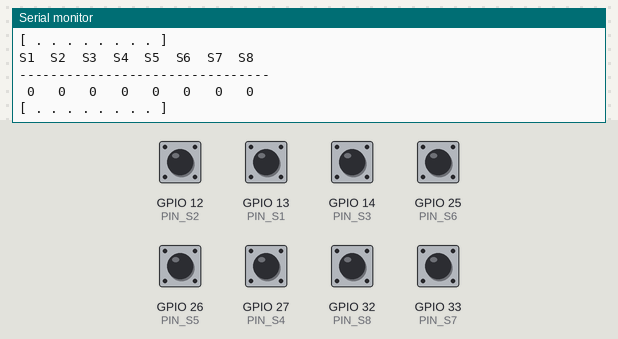
Simulated run of this program. Board: ESP32. On the bench: the last lines printed to the serial monitor. The test bench sets the inputs (shaded band); at power-on: GPIO 12 (PIN_S2), GPIO 13 (PIN_S1), GPIO 14 (PIN_S3), GPIO 25 (PIN_S6), GPIO 26 (PIN_S5), GPIO 27 (PIN_S4), GPIO 32 (PIN_S8), GPIO 33 (PIN_S7) HIGH.

Above: at 1.7 s.
1.8 s: GPIO 12 (PIN_S2) pulled LOW for 0.35 s
At 2.25 s:
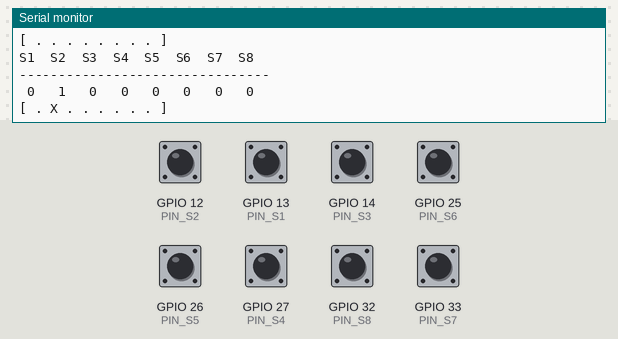
3.6 s: GPIO 13 (PIN_S1) pulled LOW for 0.35 s
At 4.08 s:
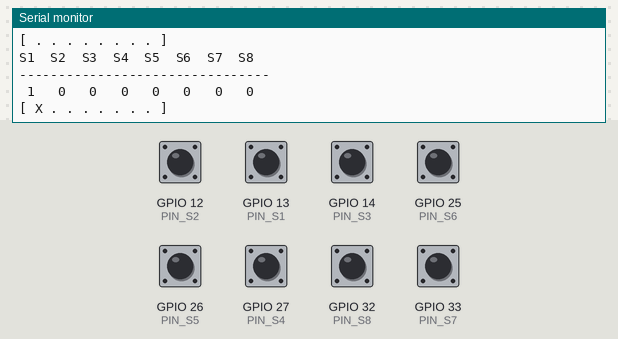
5.4 s: GPIO 14 (PIN_S3) pulled LOW for 0.35 s
At 5.9 s:
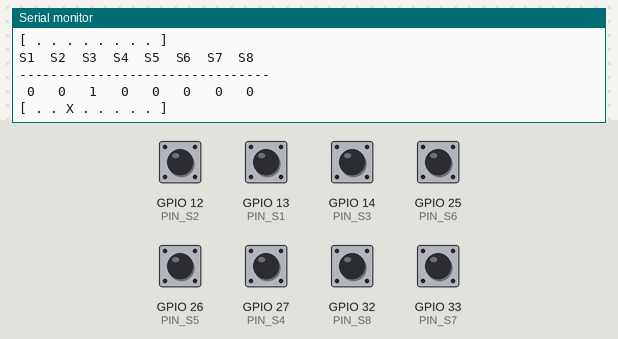
7.2 s: GPIO 25 (PIN_S6) pulled LOW for 0.35 s
At 7.43 s:
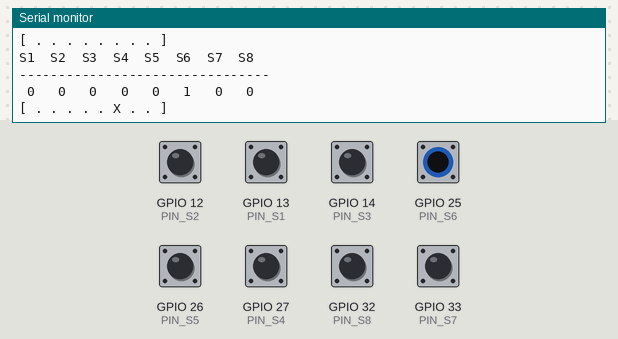
9.0 s: GPIO 26 (PIN_S5) pulled LOW for 0.35 s
At 9.26 s:
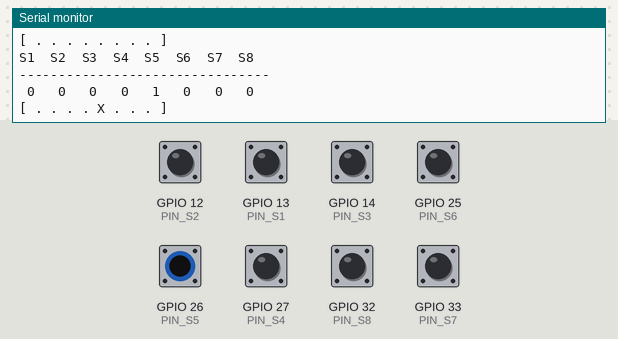
10.8 s: GPIO 27 (PIN_S4) pulled LOW for 0.35 s
At 11.09 s:
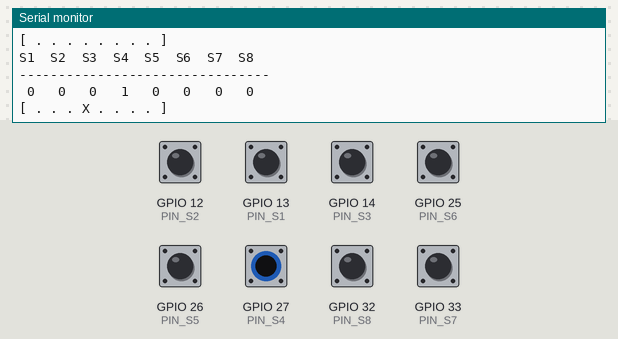

The program:

main.cpp
```cpp
#include <Arduino.h>

// ============================================================
//  TEST : Raw Digital Read — AGV Guide Sensor AMR-MNS8B-V1
//  Output Type : NPN Open-Collector  (LOW = line detected)
//  External power for sensor : 9-28 V
//  Product : https://www.allmobilerobotics.com/product/11000838100000060
// ============================================================
//
//  Wiring (sensor side → ESP32 GPIO)
//  S1  →  GPIO 13      S5  →  GPIO 26
//  S2  →  GPIO 12      S6  →  GPIO 25
//  S3  →  GPIO 14      S7  →  GPIO 33
//  S4  →  GPIO 27      S8  →  GPIO 32
//  GND (sensor) must share GND with ESP32
//  Use INPUT_PULLUP so the line is read as LOW (0)
// ============================================================

// ---- Pin mapping (S1 = leftmost, S8 = rightmost) ----------
const uint8_t PIN_S1 = 13;
const uint8_t PIN_S2 = 12;
const uint8_t PIN_S3 = 14;
const uint8_t PIN_S4 = 27;
const uint8_t PIN_S5 = 26;
const uint8_t PIN_S6 = 25;
const uint8_t PIN_S7 = 33;
const uint8_t PIN_S8 = 32;

// ===========================================================
void setup() {
  Serial.begin(115200);
  delay(500);
  Serial.println("\n=== RAW Digital Read Test ===");
  Serial.println("NPN-OC: LOW(0) = line detected | HIGH(1) = no line");
  Serial.println("Inverted: [1] = line detected  | [0] = no line\n");

  pinMode(PIN_S1, INPUT_PULLUP);
  pinMode(PIN_S2, INPUT_PULLUP);
  pinMode(PIN_S3, INPUT_PULLUP);
  pinMode(PIN_S4, INPUT_PULLUP);
  pinMode(PIN_S5, INPUT_PULLUP);
  pinMode(PIN_S6, INPUT_PULLUP);
  pinMode(PIN_S7, INPUT_PULLUP);
  pinMode(PIN_S8, INPUT_PULLUP);
}

// ===========================================================
void loop() {
  // อ่านค่าดิบ: LOW = เจอเส้น, HIGH = ไม่เจอเส้น
  int raw_S1 = digitalRead(PIN_S1);
  int raw_S2 = digitalRead(PIN_S2);
  int raw_S3 = digitalRead(PIN_S3);
  int raw_S4 = digitalRead(PIN_S4);
  int raw_S5 = digitalRead(PIN_S5);
  int raw_S6 = digitalRead(PIN_S6);
  int raw_S7 = digitalRead(PIN_S7);
  int raw_S8 = digitalRead(PIN_S8);

  // แปลงค่า: 1 = เจอเส้น, 0 = ไม่เจอเส้น (invert เพราะ NPN-OC)
  int s1 = (raw_S1 == LOW) ? 1 : 0;
  int s2 = (raw_S2 == LOW) ? 1 : 0;
  int s3 = (raw_S3 == LOW) ? 1 : 0;
  int s4 = (raw_S4 == LOW) ? 1 : 0;
  int s5 = (raw_S5 == LOW) ? 1 : 0;
  int s6 = (raw_S6 == LOW) ? 1 : 0;
  int s7 = (raw_S7 == LOW) ? 1 : 0;
  int s8 = (raw_S8 == LOW) ? 1 : 0;

  // แสดงผลตัวเลข
  Serial.println("S1  S2  S3  S4  S5  S6  S7  S8");
  Serial.println("--------------------------------");
  Serial.print(" "); Serial.print(s1);
  Serial.print("   "); Serial.print(s2);
  Serial.print("   "); Serial.print(s3);
  Serial.print("   "); Serial.print(s4);
  Serial.print("   "); Serial.print(s5);
  Serial.print("   "); Serial.print(s6);
  Serial.print("   "); Serial.print(s7);
  Serial.print("   "); Serial.println(s8);

  // แสดงผล Bar chart  (X = เจอเส้น, . = ไม่เจอเส้น)
  Serial.print("[ ");
  Serial.print(s1 ? "X " : ". ");
  Serial.print(s2 ? "X " : ". ");
  Serial.print(s3 ? "X " : ". ");
  Serial.print(s4 ? "X " : ". ");
  Serial.print(s5 ? "X " : ". ");
  Serial.print(s6 ? "X " : ". ");
  Serial.print(s7 ? "X " : ". ");
  Serial.print(s8 ? "X " : ". ");
  Serial.println("]");
  Serial.println();

  delay(300);
}
```

Measured:
- after the input at 1.8 s, the serial monitor: prints a new line after 0.24 s (image 1)
- after the input at 3.6 s, the serial monitor: prints a new line after 0.27 s (image 2)
- after the input at 5.4 s, the serial monitor: prints a new line after 0.30 s (image 3)
- after the input at 7.2 s, the serial monitor: prints a new line at once (image 4)
- after the input at 9.0 s, the serial monitor: prints a new line after 0.05 s (image 5)
- after the input at 10.8 s, the serial monitor: prints a new line after 0.08 s (image 6)
